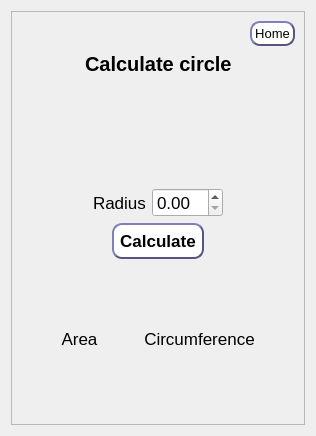
      <widget class="QWidget" name="page_2">
       <layout class="QGridLayout" name="gridLayout_3">
        <item row="0" column="0">
         <widget class="QFrame" name="frame_6">
          <property name="frameShape">
           <enum>QFrame::StyledPanel</enum>
          </property>
          <property name="frameShadow">
           <enum>QFrame::Raised</enum>
          </property>
          <layout class="QGridLayout" name="gridLayout_22">
           <item row="2" column="0">
            <spacer name="verticalSpacer_23">
             <property name="orientation">
              <enum>Qt::Vertical</enum>
             </property>
             <property name="sizeHint" stdset="0">
              <size>
               <width>20</width>
               <height>40</height>
              </size>
             </property>
            </spacer>
           </item>
           <item row="1" column="0">
            <layout class="QVBoxLayout" name="verticalLayout_6">
             <item>
              <layout class="QHBoxLayout" name="horizontalLayout_19">
               <item>
                <spacer name="horizontalSpacer_49">
                 <property name="orientation">
                  <enum>Qt::Horizontal</enum>
                 </property>
                 <property name="sizeHint" stdset="0">
                  <size>
                   <width>40</width>
                   <height>20</height>
                  </size>
                 </property>
                </spacer>
               </item>
               <item>
                <widget class="QLabel" name="label_31">
                 <property name="font">
                  <font>
                   <pointsize>15</pointsize>
                   <weight>75</weight>
                   <bold>true</bold>
                  </font>
                 </property>
                 <property name="text">
                  <string>Calculate circle</string>
                 </property>
                </widget>
               </item>
               <item>
                <spacer name="horizontalSpacer_50">
                 <property name="orientation">
                  <enum>Qt::Horizontal</enum>
                 </property>
                 <property name="sizeHint" stdset="0">
                  <size>
                   <width>40</width>
                   <height>20</height>
                  </size>
                 </property>
                </spacer>
               </item>
              </layout>
             </item>
             <item>
              <layout class="QGridLayout" name="gridLayout_23">
               <item row="1" column="0">
                <spacer name="horizontalSpacer_57">
                 <property name="orientation">
                  <enum>Qt::Horizontal</enum>
                 </property>
                 <property name="sizeHint" stdset="0">
                  <size>
                   <width>40</width>
                   <height>20</height>
                  </size>
                 </property>
                </spacer>
               </item>
               <item row="0" column="1">
                <spacer name="verticalSpacer_12">
                 <property name="orientation">
                  <enum>Qt::Vertical</enum>
                 </property>
                 <property name="sizeHint" stdset="0">
                  <size>
                   <width>20</width>
                   <height>40</height>
                  </size>
                 </property>
                </spacer>
               </item>
               <item row="1" column="2">
                <spacer name="horizontalSpacer_58">
                 <property name="orientation">
                  <enum>Qt::Horizontal</enum>
                 </property>
                 <property name="sizeHint" stdset="0">
                  <size>
                   <width>40</width>
                   <height>20</height>
                  </size>
                 </property>
                </spacer>
               </item>
               <item row="2" column="1">
                <spacer name="verticalSpacer_13">
                 <property name="orientation">
                  <enum>Qt::Vertical</enum>
                 </property>
                 <property name="sizeHint" stdset="0">
                  <size>
                   <width>20</width>
                   <height>40</height>
                  </size>
                 </property>
                </spacer>
               </item>
               <item row="1" column="1">
                <widget class="QLabel" name="label_32">
                 <property name="styleSheet">
                  <string notr="true">background-color:transparent
</string>
                 </property>
                 <property name="text">
                  <string/>
                 </property>
                 <property name="pixmap">
                  <pixmap>../resources/circle.png</pixmap>
                 </property>
                 <property name="scaledContents">
                  <bool>true</bool>
                 </property>
                </widget>
               </item>
              </layout>
             </item>
             <item>
              <layout class="QHBoxLayout" name="horizontalLayout_20">
               <item>
                <spacer name="horizontalSpacer_59">
                 <property name="orientation">
                  <enum>Qt::Horizontal</enum>
                 </property>
                 <property name="sizeHint" stdset="0">
                  <size>
                   <width>40</width>
                   <height>20</height>
                  </size>
                 </property>
                </spacer>
               </item>
               <item>
                <widget class="QLabel" name="label_37">
                 <property name="font">
                  <font>
                   <pointsize>13</pointsize>
                  </font>
                 </property>
                 <property name="text">
                  <string>Radius</string>
                 </property>
                </widget>
               </item>
               <item>
                <widget class="QDoubleSpinBox" name="doubleSpinBox_9">
                 <property name="font">
                  <font>
                   <pointsize>13</pointsize>
                  </font>
                 </property>
                </widget>
               </item>
               <item>
                <spacer name="horizontalSpacer_62">
                 <property name="orientation">
                  <enum>Qt::Horizontal</enum>
                 </property>
                 <property name="sizeHint" stdset="0">
                  <size>
                   <width>40</width>
                   <height>20</height>
                  </size>
                 </property>
                </spacer>
               </item>
              </layout>
             </item>
             <item>
              <layout class="QHBoxLayout" name="horizontalLayout_21">
               <item>
                <spacer name="horizontalSpacer_63">
                 <property name="orientation">
                  <enum>Qt::Horizontal</enum>
                 </property>
                 <property name="sizeHint" stdset="0">
                  <size>
                   <width>40</width>
                   <height>20</height>
                  </size>
                 </property>
                </spacer>
               </item>
               <item>
                <widget class="QPushButton" name="pushButton_6">
                 <property name="font">
                  <font>
                   <pointsize>13</pointsize>
                   <weight>75</weight>
                   <bold>true</bold>
                  </font>
                 </property>
                 <property name="styleSheet">
                  <string notr="true">QPushButton {
background-color:white;
border-style:outset;
border-width:2px;
border-color:rgb(85, 85, 127);
border-radius: 10px;
min-width: 10em;
padding:6px
}
QPushButton:pressed {
    background-color: rgb(156, 166, 255);
    border-style: inset;
}</string>
                 </property>
                 <property name="text">
                  <string>Calculate</string>
                 </property>
                </widget>
               </item>
               <item>
                <spacer name="horizontalSpacer_64">
                 <property name="orientation">
                  <enum>Qt::Horizontal</enum>
                 </property>
                 <property name="sizeHint" stdset="0">
                  <size>
                   <width>40</width>
                   <height>20</height>
                  </size>
                 </property>
                </spacer>
               </item>
              </layout>
             </item>
             <item>
              <widget class="QLabel" name="label_5">
               <property name="font">
                <font>
                 <pointsize>12</pointsize>
                </font>
               </property>
               <property name="text">
                <string/>
               </property>
               <property name="alignment">
                <set>Qt::AlignCenter</set>
               </property>
              </widget>
             </item>
             <item>
              <spacer name="verticalSpacer_22">
               <property name="orientation">
                <enum>Qt::Vertical</enum>
               </property>
               <property name="sizeHint" stdset="0">
                <size>
                 <width>20</width>
                 <height>40</height>
                </size>
               </property>
              </spacer>
             </item>
             <item>
              <layout class="QHBoxLayout" name="horizontalLayout_22">
               <item>
                <spacer name="horizontalSpacer_65">
                 <property name="orientation">
                  <enum>Qt::Horizontal</enum>
                 </property>
                 <property name="sizeHint" stdset="0">
                  <size>
                   <width>40</width>
                   <height>20</height>
                  </size>
                 </property>
                </spacer>
               </item>
               <item>
                <layout class="QGridLayout" name="gridLayout_24">
                 <item row="1" column="2">
                  <widget class="QLabel" name="label_40">
                   <property name="font">
                    <font>
                     <pointsize>13</pointsize>
                     <weight>75</weight>
                     <bold>true</bold>
                    </font>
                   </property>
                   <property name="text">
                    <string/>
                   </property>
                   <property name="alignment">
                    <set>Qt::AlignCenter</set>
                   </property>
                  </widget>
                 </item>
                 <item row="0" column="2">
                  <widget class="QLabel" name="label_41">
                   <property name="font">
                    <font>
                     <pointsize>13</pointsize>
                    </font>
                   </property>
                   <property name="text">
                    <string>Circumference</string>
                   </property>
                   <property name="alignment">
                    <set>Qt::AlignCenter</set>
                   </property>
                  </widget>
                 </item>
                 <item row="1" column="0">
                  <widget class="QLabel" name="label_42">
                   <property name="font">
                    <font>
                     <pointsize>13</pointsize>
                     <weight>75</weight>
                     <bold>true</bold>
                    </font>
                   </property>
                   <property name="text">
                    <string/>
                   </property>
                   <property name="alignment">
                    <set>Qt::AlignCenter</set>
                   </property>
                  </widget>
                 </item>
                 <item row="0" column="0">
                  <widget class="QLabel" name="label_43">
                   <property name="font">
                    <font>
                     <pointsize>13</pointsize>
                    </font>
                   </property>
                   <property name="text">
                    <string>Area</string>
                   </property>
                   <property name="alignment">
                    <set>Qt::AlignCenter</set>
                   </property>
                  </widget>
                 </item>
                 <item row="0" column="1">
                  <spacer name="horizontalSpacer_66">
                   <property name="orientation">
                    <enum>Qt::Horizontal</enum>
                   </property>
                   <property name="sizeType">
                    <enum>QSizePolicy::Fixed</enum>
                   </property>
                   <property name="sizeHint" stdset="0">
                    <size>
                     <width>40</width>
                     <height>20</height>
                    </size>
                   </property>
                  </spacer>
                 </item>
                </layout>
               </item>
               <item>
                <spacer name="horizontalSpacer_67">
                 <property name="orientation">
                  <enum>Qt::Horizontal</enum>
                 </property>
                 <property name="sizeHint" stdset="0">
                  <size>
                   <width>40</width>
                   <height>20</height>
                  </size>
                 </property>
                </spacer>
               </item>
              </layout>
             </item>
            </layout>
           </item>
           <item row="0" column="0">
            <layout class="QHBoxLayout" name="horizontalLayout_5">
             <item>
              <spacer name="horizontalSpacer_9">
               <property name="orientation">
                <enum>Qt::Horizontal</enum>
               </property>
               <property name="sizeHint" stdset="0">
                <size>
                 <width>40</width>
                 <height>20</height>
                </size>
               </property>
              </spacer>
             </item>
             <item>
              <widget class="QPushButton" name="pushButton_8">
               <property name="font">
                <font>
                 <pointsize>10</pointsize>
                </font>
               </property>
               <property name="styleSheet">
                <string notr="true">QPushButton {
background-color:white;
border-style:outset;
border-width:2px;
border-color:rgb(85, 85, 127);
border-radius: 10px;
min-width: 5em;
padding:3px
}
QPushButton:pressed {
    background-color: rgb(156, 166, 255);
    border-style: inset;
}</string>
               </property>
               <property name="text">
                <string>Home</string>
               </property>
              </widget>
             </item>
            </layout>
           </item>
          </layout>
         </widget>
        </item>
       </layout>
      </widget>
